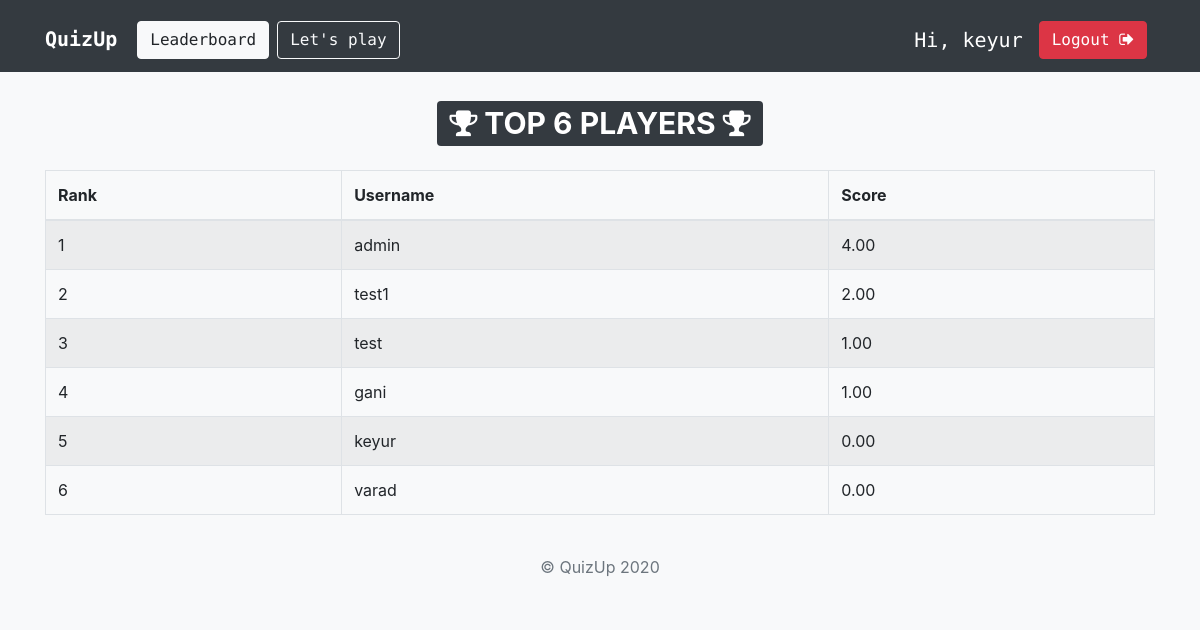
Screenshot of /leaderboard/ (signed in) with the database file from the repository.
### quiz/models.py (models this page shows, shortened)
class QuizProfile(TimeStampedModel):
    user = models.ForeignKey(User, on_delete=models.CASCADE)
    total_score = models.DecimalField(gettext('Total Score'), default=0, decimal_places=2, max_digits=10)

### quiz/views.py (the view)
# urls.py: path('leaderboard/', views.leaderboard, name='leaderboard'),
def leaderboard(request):
    top_quiz_profiles = QuizProfile.objects.order_by('-total_score')[:500]
    total_count = top_quiz_profiles.count()
    context = {
        'top_quiz_profiles': top_quiz_profiles,
        'total_count': total_count,
    }
    return render(request, 'quiz/leaderboard.html', context=context)

### templates/quiz/leaderboard.html (shortened to what this page needs)
{% extends 'base.html' %}
{% block body %}
<div class="container">
    <h1 class="text-center my-4">
        <span class="badge badge-dark">
            <i class="fa fa-trophy" aria-hidden="true"></i> TOP {{ total_count }} PLAYERS <i class="fa fa-trophy" aria-hidden="true"></i>
        </span>
    </h1>
    <table class="table table-striped table-bordered">
        <thead>
            <tr>
                <th>Rank</th>
                <th>Username</th>
                <th>Score</th>
            </tr>
        </thead>
        <tbody>
            {% for quiz_profile in top_quiz_profiles %}
            <tr>
                <td>{{ forloop.counter }}</td>
                <td>{{ quiz_profile.user.username }}</td>
                <td>{{ quiz_profile.total_score }}</td>
            </tr>
            {% endfor %}
        </tbody>
    </table>
</div>
{% endblock body %}

### templates/base.html (shortened to what this page needs)
<!doctype html>
<html lang="en">
<head>
    <link rel="stylesheet" href="https://maxcdn.bootstrapcdn.com/bootstrap/4.0.0/css/bootstrap.min.css">
    <link rel="stylesheet" href="https://stackpath.bootstrapcdn.com/font-awesome/4.7.0/css/font-awesome.min.css">
</head>
<body class="bg-light">
    <nav class="navbar navbar-expand-md navbar-dark bg-dark">
        <div class="container">
            <h1><a href="{% url 'index' %}" class="navbar-brand">
            <strong>QuizUp</strong></a></h1>
            <div class="collapse navbar-collapse">
                {% if request.user.is_active %}
                <a href="{% url 'leaderboard' %}" class="btn btn-light mt-2 mx-1">Leaderboard</a>
                <a href="{% url 'play' %}" class="btn btn-outline-light mt-2 mx-1">Let's play</a>
                {% else %}
                <a href="{% url 'leaderboard' %}" class="btn btn-outline-light mt-2 mx-1">Leaderboard</a>
                {% endif %}
            </div>
            {% if user.is_authenticated %}
            <div class="collapse navbar-collapse justify-content-end" id="navbar">
                {% if request.user.is_active %}
                <h5 class="text-white mt-3 mx-2">Hi, {{ request.user.username }}</h5>
                <a href="{% url 'logout' %}" class="btn btn-danger mt-2 mx-2"> Logout <i class="fa fa-sign-out" aria-hidden="true"></i></a>
                {% else %}
                <a href="{% url 'login' %}" class="btn btn-light mt-2"><i class="fa fa-sign-in" aria-hidden="true"></i> Log In</a>
                {% endif %}
            </div>
            {% else %}
                <form class="form-inline ml-auto">
                <a href="{% url 'login' %}" class="btn btn-outline-light">Log in</a>
                <a href="{% url 'signup' %}" class="btn btn-light ml-2">Sign up</a>
                </form>
            {% endif %}
        </div>
    </nav>
    {% block body %}
    {% endblock body %}
    <footer class="bg-light text-muted py-0">
        <div class="container py-4">
            <ul class="list-inline mb-0 text-center">
                <li class="list-inline-item">&copy; QuizUp 2020</li>
            </ul>
        </div>
    </footer>
</body>
</html>

### templates/base.html (style rules this page uses)
.navbar { font-family: 'Source Code Pro', monospace; }

### rows the page displays
QuizProfile: user.username "admin", total_score "4.00"
QuizProfile: user.username "test1", total_score "2.00"
QuizProfile: user.username "test", total_score "1.00"
QuizProfile: user.username "gani", total_score "1.00"
QuizProfile: user.username "keyur", total_score "0.00"
QuizProfile: user.username "varad", total_score "0.00"

### other values shown
{{ request.user.username }} "keyur"
{{ total_count }} "6"
